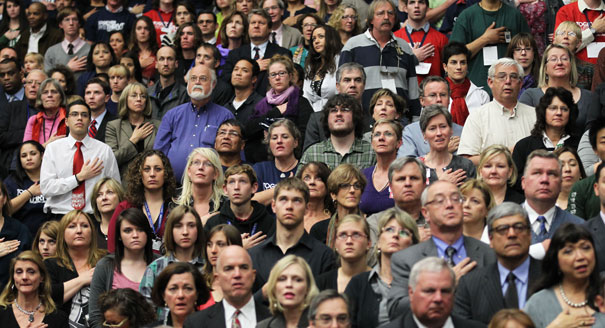
#> input picture Face_Detector/Faces_Count/Images/crowd-1.jpg, 605 x 328 px, found by its file name
$ python Image_Count.py
#> lines starting #> are read from the running program, lines starting #| are printed output that depends on the picture; after the words box and inside, x2 and y2 are one past the last pixel; in counts of white or black regions, pixels touching at a corner belong together
def face_count(imagepath):
	import cv2
	import sys

	cascPath = "haarcascade_frontalface_default.xml"


	faceCascade = cv2.CascadeClassifier(cascPath)
	image = cv2.imread(imagepath)
#> image is the input picture: shape (328, 605, 3); mean B, G, R 80.3, 88.1, 104.9
	gray = cv2.cvtColor(image, cv2.COLOR_BGR2GRAY)
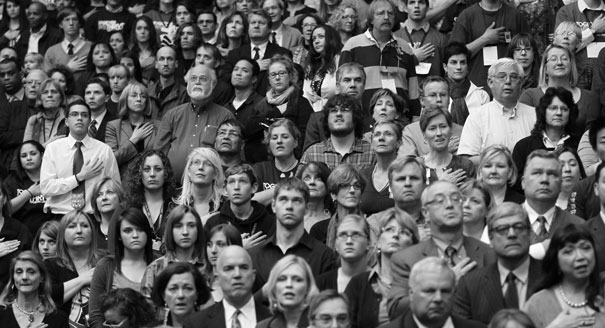
#> gray: shape (328, 605); min 0, max 255, mean 92.2

	faces = faceCascade.detectMultiScale(
	    gray,
	    scaleFactor=1.1,
	    minNeighbors=3,        # to tune the face count
	    minSize=(30, 30)
	)
#> faces = 23 rows, first 6: [182, 64, 35, 35], [420, 82, 36, 36], [543, 96, 33, 33], [421, 114, 35, 35], [366, 120, 35, 35], [263, 122, 36, 36]

	print("Found {0} faces!".format(len(faces)))
#| Found 23 faces!

	# Draw a rectangle around the faces
	for (x, y, w, h) in faces:
	    cv2.rectangle(image, (x, y), (x+w, y+h), (0, 255, 0), 2)
#> this loop made 23 passes
#> (x, y, w, h) on passes 1 to 12: (182, 64, 35, 35), (420, 82, 36, 36), (543, 96, 33, 33), (421, 114, 35, 35), (366, 120, 35, 35), (263, 122, 36, 36), (183, 149, 35, 35), (477, 152, 35, 35), (135, 154, 35, 35), (523, 156, 42, 42), (391, 164, 35, 35), (220, 168, 34, 34)
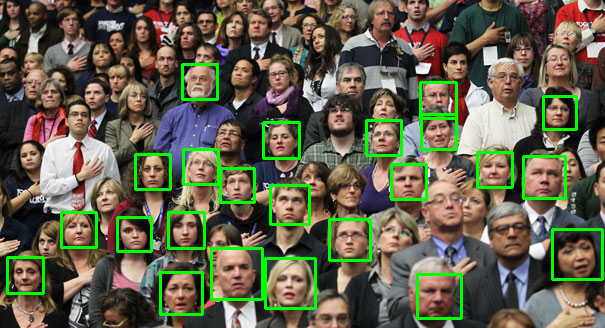
#> image: shape (328, 605, 3); 5.27% of pixels changed, all inside (x1, y1, x2, y2) = (6, 63, 604, 320)

	cv2.imshow("Faces found", image)
	cv2.waitKey(0)


img_path="F:\\ComputerVision\\Faces_Count\\Images\\crowd-1.jpg"
face_count(img_path)

$ run again, with Face_Detector/Faces_Count/Images/crowd.jpg copied over Face_Detector/Faces_Count/Images/crowd-1.jpg
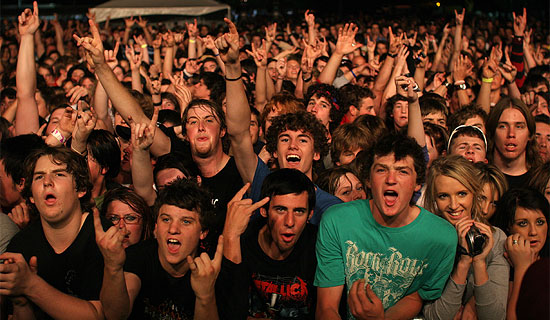
#> input picture Face_Detector/Faces_Count/Images/crowd.jpg, 550 x 320 px, found by its file name
#> in face_count, image is the input picture: shape (320, 550, 3); mean B, G, R 34.5, 53.2, 86
#> in face_count, `gray = cv2.cvtColor(image, cv2.COLOR_BGR2GRAY)`:
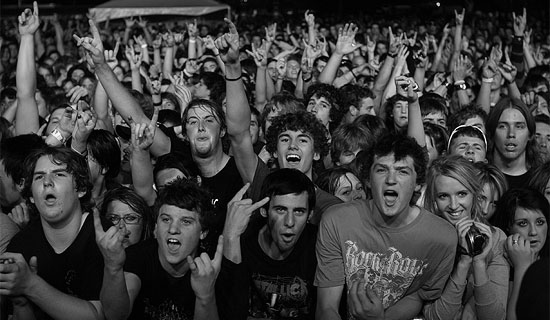
#> gray: shape (320, 550); min 0, max 254, mean 60.9
#> faces = [[489, 109, 45, 45], [270, 121, 48, 48], [513, 209, 37, 37], [179, 104, 46, 46], [265, 191, 51, 51], [363, 148, 57, 57], [21, 154, 56, 56], [426, 174, 54, 54], [147, 199, 57, 57]]
#| Found 9 faces!
#> the loop in face_count, `for (x, y, w, h) in faces:` made 9 passes
#> after the loop in face_count, `for (x, y, w, h) in faces:`:
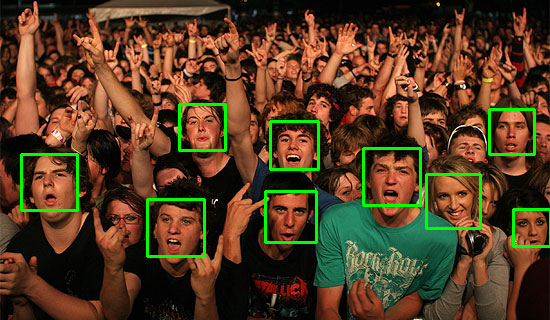
#> image: shape (320, 550, 3); 3.01% of pixels changed, all inside (x1, y1, x2, y2) = (20, 103, 550, 258)
